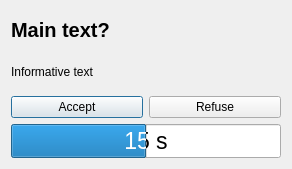
<?xml version="1.0" encoding="UTF-8"?>
<ui version="4.0">
 <class>TimedDecisionDialog</class>
 <widget class="QDialog" name="TimedDecisionDialog">
  <property name="geometry">
   <rect>
    <x>0</x>
    <y>0</y>
    <width>292</width>
    <height>169</height>
   </rect>
  </property>
  <property name="windowTitle">
   <string>Dialog</string>
  </property>
  <layout class="QVBoxLayout" name="verticalLayout">
   <item>
    <widget class="QLabel" name="mainTextLabel">
     <property name="font">
      <font>
       <pointsize>15</pointsize>
       <weight>75</weight>
       <bold>true</bold>
      </font>
     </property>
     <property name="text">
      <string>Main text?</string>
     </property>
    </widget>
   </item>
   <item>
    <widget class="QLabel" name="informativeTextLabel">
     <property name="text">
      <string>Informative text</string>
     </property>
    </widget>
   </item>
   <item>
    <layout class="QHBoxLayout" name="horizontalLayout">
     <item>
      <widget class="QPushButton" name="acceptButton">
       <property name="text">
        <string>Accept</string>
       </property>
      </widget>
     </item>
     <item>
      <widget class="QPushButton" name="refuseButton">
       <property name="text">
        <string>Refuse</string>
       </property>
      </widget>
     </item>
    </layout>
   </item>
   <item>
    <widget class="QProgressBar" name="progressBar">
     <property name="font">
      <font>
       <pointsize>17</pointsize>
      </font>
     </property>
     <property name="maximum">
      <number>30</number>
     </property>
     <property name="value">
      <number>15</number>
     </property>
     <property name="alignment">
      <set>Qt::AlignLeading|Qt::AlignLeft|Qt::AlignVCenter</set>
     </property>
     <property name="textVisible">
      <bool>true</bool>
     </property>
     <property name="invertedAppearance">
      <bool>false</bool>
     </property>
     <property name="format">
      <string>%v s</string>
     </property>
    </widget>
   </item>
  </layout>
 </widget>
 <resources/>
 <connections/>
</ui>
